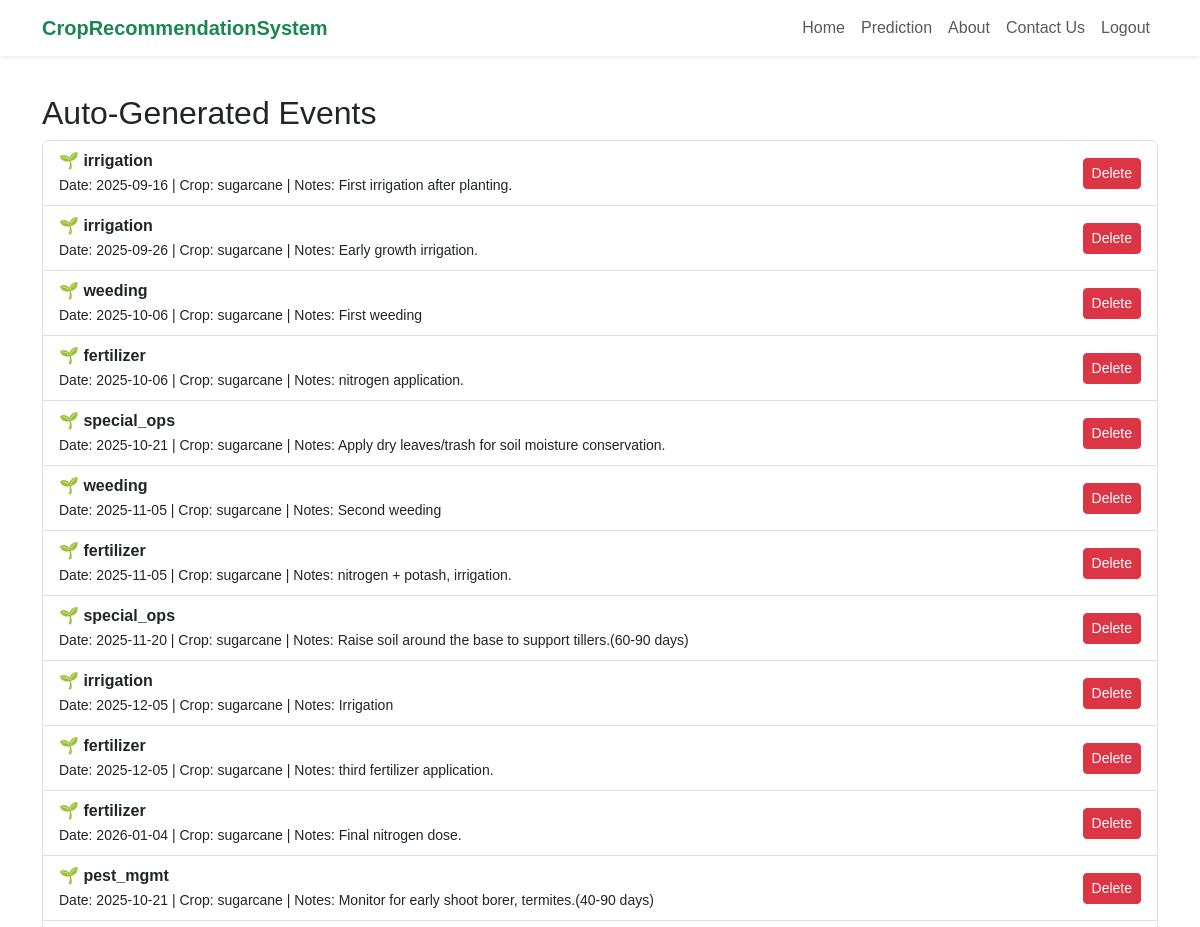
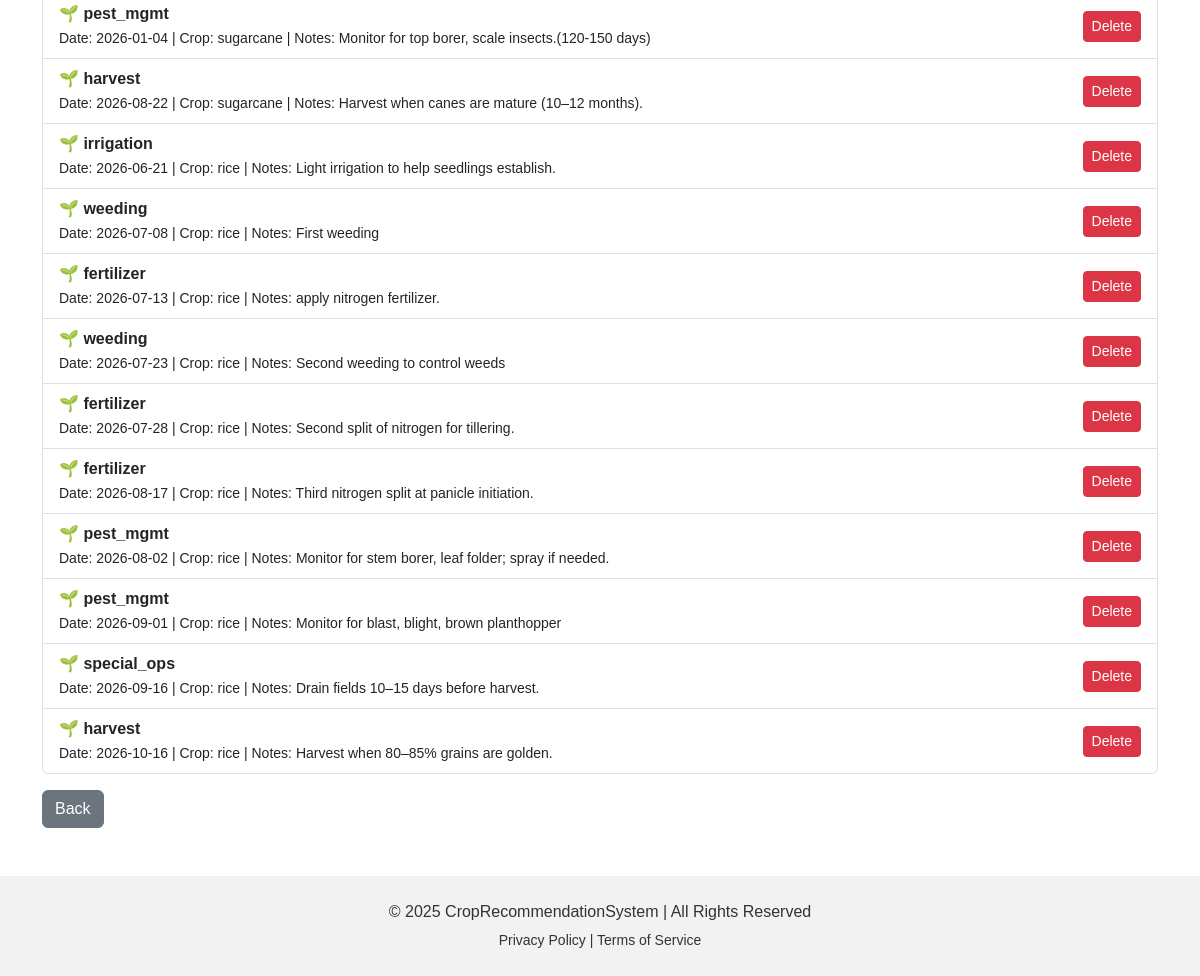
/auto_events_list (signed in), run on the app's committed database (2 pictures, top to bottom).
### tables this page shows
CREATE TABLE auto_events (
    id INTEGER PRIMARY KEY AUTOINCREMENT,
    user_id INTEGER NOT NULL,
    title TEXT NOT NULL,
    date TEXT NOT NULL,
    notes TEXT,
    crop_name TEXT,
    FOREIGN KEY(user_id) REFERENCES users(id) ON DELETE CASCADE
);

### app.py (the view)
@app.route("/auto_events_list")
def auto_events_list():
    if 'user_id' not in session:
        flash("Please log in first.", "danger")
        return redirect(url_for("login"))
    conn = sqlite3.connect(DB_NAME)
    conn.row_factory = sqlite3.Row
    c = conn.cursor()
    c.execute("SELECT * FROM auto_events WHERE user_id=?", (session['user_id'],))
    auto_events = c.fetchall()
    conn.close()
    return render_template("auto_events_list.html", auto_events=auto_events)

### templates/auto_events_list.html (shortened to what this page needs)
{% extends 'base.html' %}
{% block content %}
<div class="container mt-4">
  <h2>Auto-Generated Events</h2>
  {% if auto_events %}
    <ul class="list-group">
      {% for e in auto_events %}
<li class="list-group-item d-flex justify-content-between align-items-center">
  <div>
    🌱 <strong>{{ e["title"] }}</strong>
    <br>
    <small>Date: {{ e["date"] }} | Crop: {{ e["crop_name"] }} | Notes: {{ e["notes"] | default("") }}</small>
  </div>
  <form action="{{ url_for('delete_auto_event', event_id=e['id']) }}" method="post">
    <button class="btn btn-danger btn-sm">Delete</button>
  </form>
</li>
      {% endfor %}
    </ul>
  {% else %}
    <p>No auto events found.</p>
  {% endif %}
  <a href="{{ url_for('home') }}" class="btn btn-secondary mt-3">Back</a>
</div>
{% endblock %}

### templates/base.html (style rules this page uses)
body { font-family: Arial, sans-serif; scroll-behavior: smooth; padding-top: 70px; }

### data on the page
auto_events: title "irrigation", date "2025-09-16", crop_name "sugarcane", notes "First irrigation after planting."
auto_events: title "irrigation", date "2025-09-26", crop_name "sugarcane", notes "Early growth irrigation."
auto_events: title "weeding", date "2025-10-06", crop_name "sugarcane", notes "First weeding"
auto_events: title "fertilizer", date "2025-10-06", crop_name "sugarcane", notes "nitrogen application."
auto_events: title "special_ops", date "2025-10-21", crop_name "sugarcane", notes "Apply dry leaves/trash for soil moisture conservation."
auto_events: title "weeding", date "2025-11-05", crop_name "sugarcane", notes "Second weeding"
auto_events: title "fertilizer", date "2025-11-05", crop_name "sugarcane", notes "nitrogen + potash, irrigation."
auto_events: title "special_ops", date "2025-11-20", crop_name "sugarcane", notes "Raise soil around the base to support tillers.(60-90 days)"
auto_events: title "irrigation", date "2025-12-05", crop_name "sugarcane", notes "Irrigation"
auto_events: title "fertilizer", date "2025-12-05", crop_name "sugarcane", notes "third fertilizer application."
auto_events: title "fertilizer", date "2026-01-04", crop_name "sugarcane", notes "Final nitrogen dose."
auto_events: title "pest_mgmt", date "2025-10-21", crop_name "sugarcane", notes "Monitor for early shoot borer, termites.(40-90 days)"
auto_events: title "pest_mgmt", date "2026-01-04", crop_name "sugarcane", notes "Monitor for top borer, scale insects.(120-150 days)"
auto_events: title "harvest", date "2026-08-22", crop_name "sugarcane", notes "Harvest when canes are mature (10–12 months)."
auto_events: title "irrigation", date "2026-06-21", crop_name "rice", notes "Light irrigation to help seedlings establish."
auto_events: title "weeding", date "2026-07-08", crop_name "rice", notes "First weeding"
auto_events: title "fertilizer", date "2026-07-13", crop_name "rice", notes "apply nitrogen fertilizer."
auto_events: title "weeding", date "2026-07-23", crop_name "rice", notes "Second weeding to control weeds"
auto_events: title "fertilizer", date "2026-07-28", crop_name "rice", notes "Second split of nitrogen for tillering."
auto_events: title "fertilizer", date "2026-08-17", crop_name "rice", notes "Third nitrogen split at panicle initiation."
auto_events: title "pest_mgmt", date "2026-08-02", crop_name "rice", notes "Monitor for stem borer, leaf folder; spray if needed."
auto_events: title "pest_mgmt", date "2026-09-01", crop_name "rice", notes "Monitor for blast, blight, brown planthopper"
auto_events: title "special_ops", date "2026-09-16", crop_name "rice", notes "Drain fields 10–15 days before harvest."
auto_events: title "harvest", date "2026-10-16", crop_name "rice", notes "Harvest when 80–85% grains are golden."
